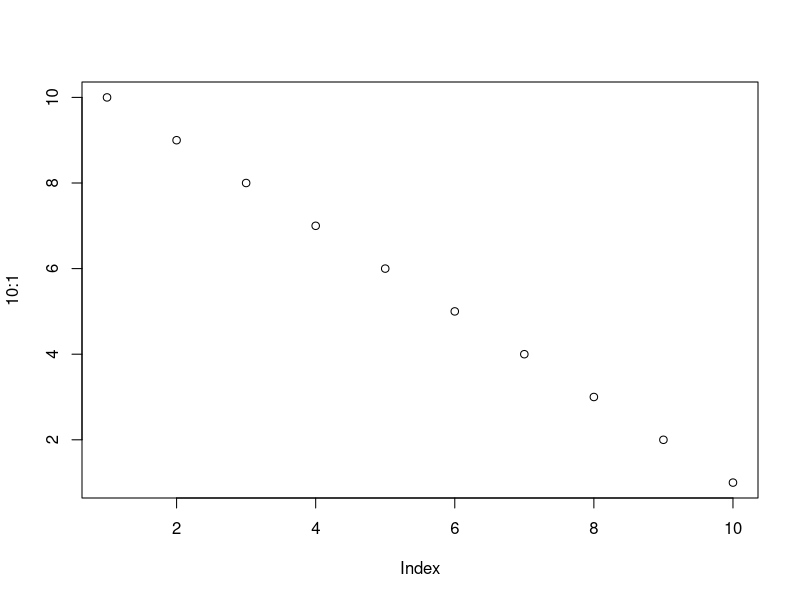

This chart was generated by the following R code:
## ---- chunk 1
# plot(1:10)
plot(10:1)
## ---- chunk 2
knitr::kable(head(mtcars, 10))
